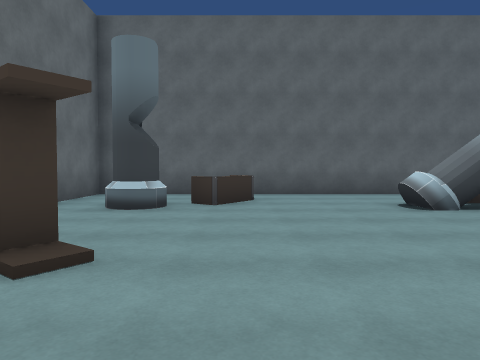
view 1 (above)

20 first-person views from a walk through a 3-D level made in the Unity game engine. The camera is 1.3 m above the floor, tilts 2° down and sees 70° across. The floor is counted in squares, 2 m on a side. Each view is taken from the middle of a square. On the plan, view 1 faces up. The plan holds only what a view shows up to about 10 squares ahead; the rest is blank. The player character is not drawn.

view 2
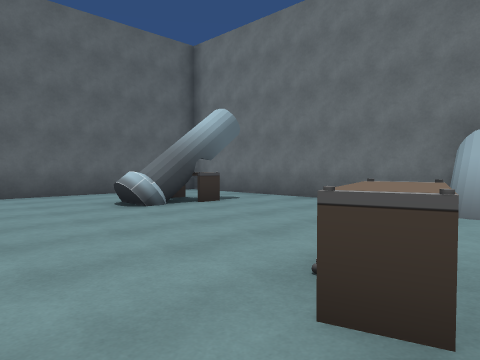

view 3
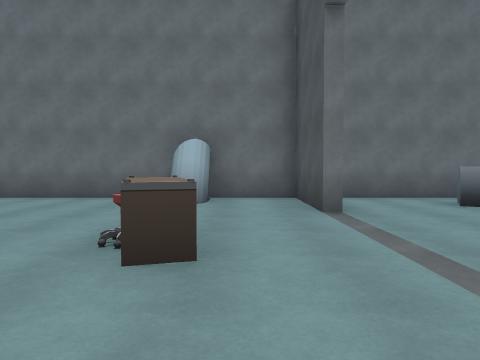

view 4
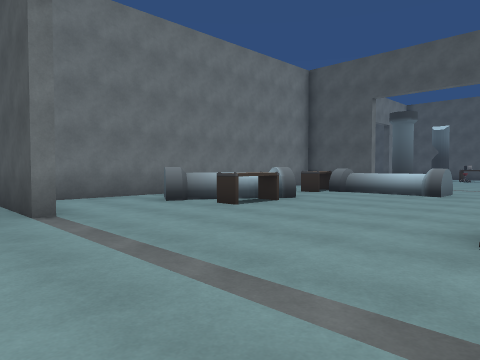

view 5
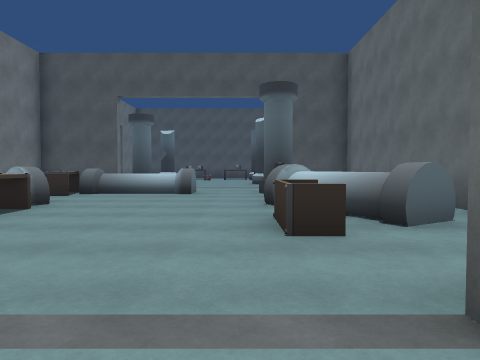

view 6
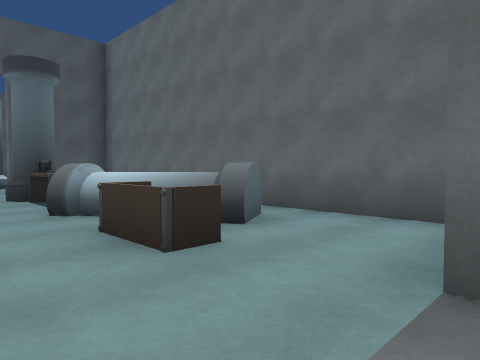

view 7
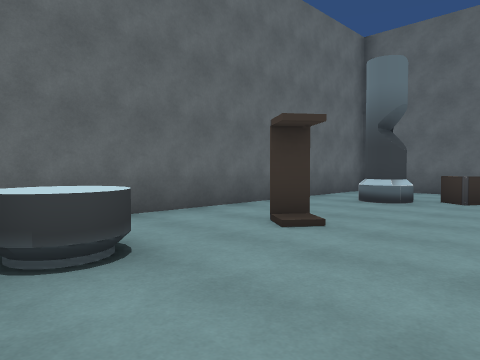

view 8
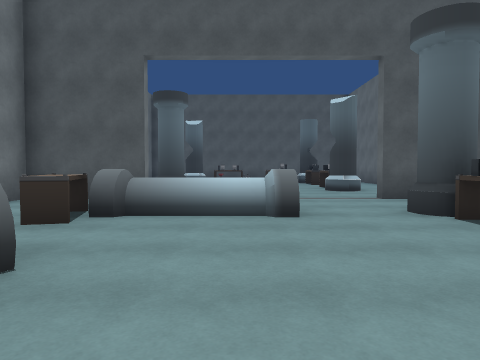

view 9
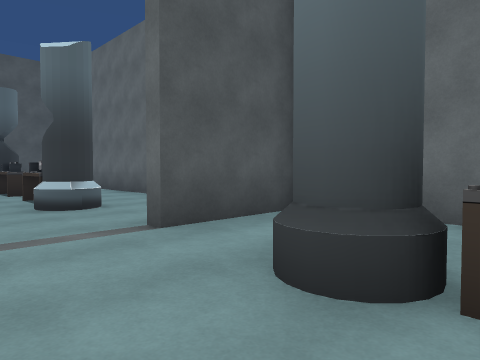

view 10
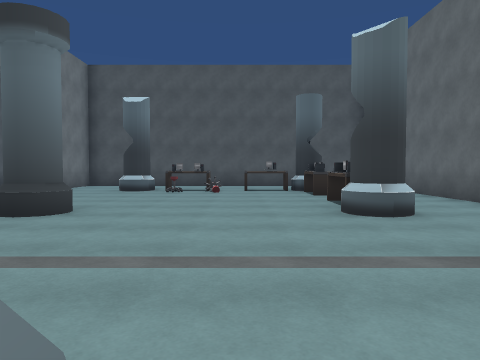

view 11
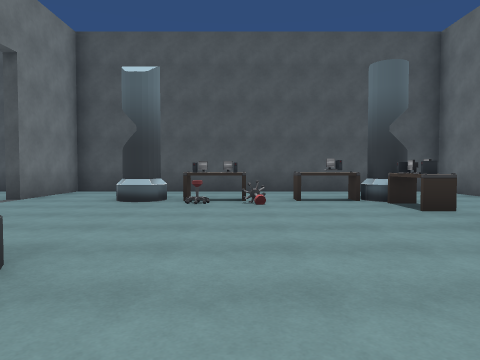

view 12
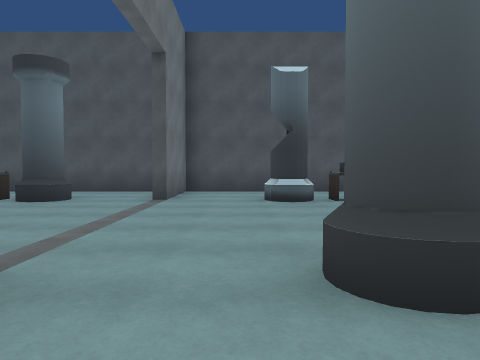

view 13
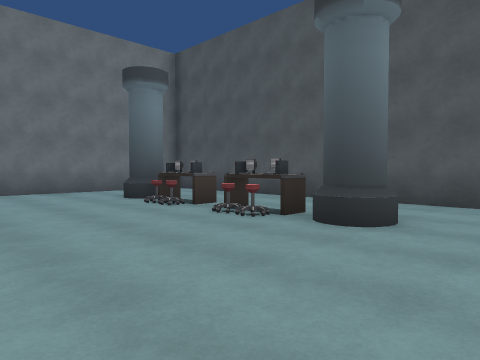

view 14
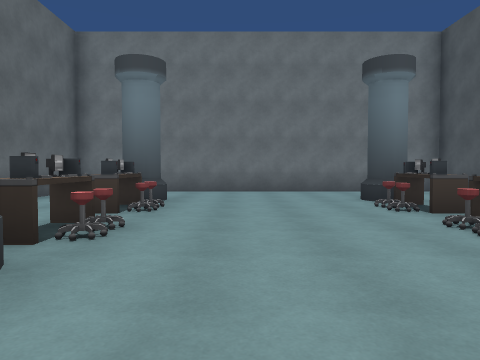

view 15
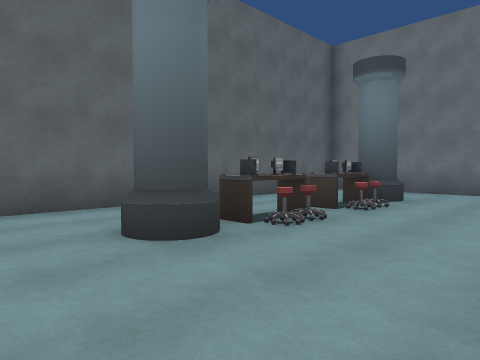

view 16
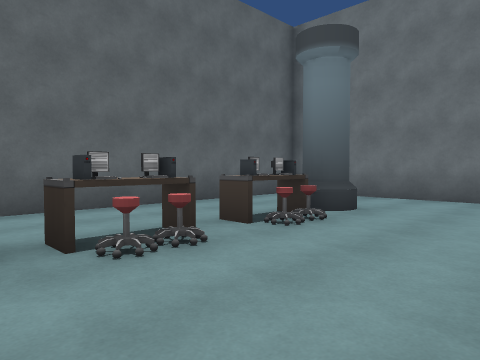

view 17
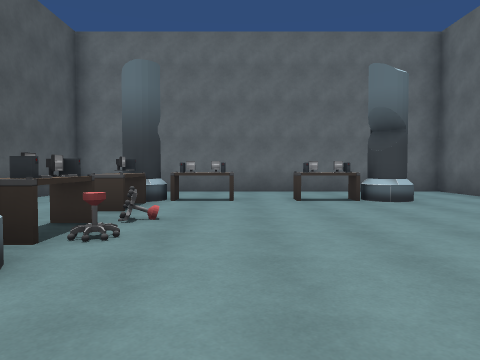

view 18
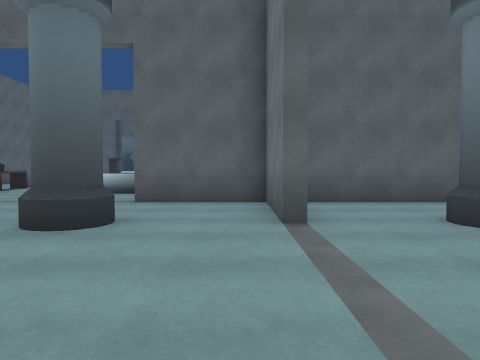

view 19
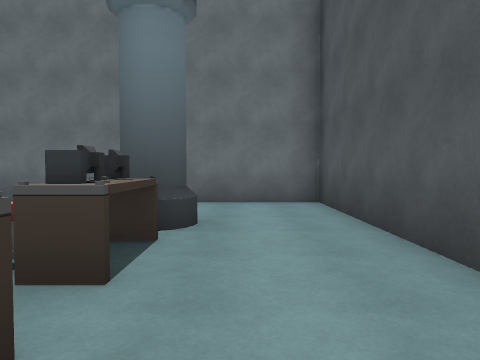

view 20
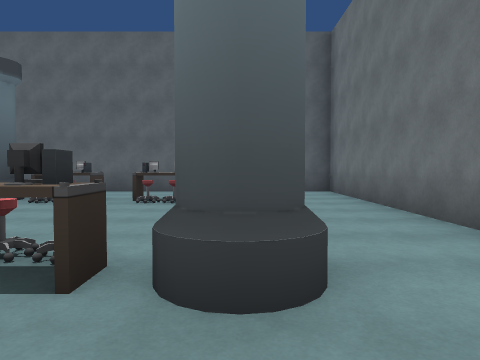

### Floor plan
Points are (right, up) in squares from view 1. A wall is a line through its corners. A room is listed if a view was taken in it or the views show most of it. See-through windows are left out.
Room 1 (views 1, 2, 3, 4, 5, 6, 7, 8, 9, 10, 11, 12, 13, 14, 15, 16, 17, 18, 19, 20)
walls: (4, -11.2) (6.5, -11.2) (6.5, -9.2); (6.5, -6.8) (6.5, -2.2); (6.5, -14) (6.5, -11.5) (4, -11.5); (-1.8, -11.5) (-3.5, -11.5) (-3.5, -21.5) (6.5, -21.5) (6.5, -19) (6.9, -19); (4, -1.6) (4, -1.2) (6.5, -1.2) (6.5, 7.8); (-3.4, -11.2) (-1, -11.2); (-3.5, -2) (-3.5, -10.8); (7.4, -21.5) (16.5, -21.5) (16.5, -11.5) (7.2, -11.5); (5.1, 8.5) (-3.5, 8.5) (-3.5, -0.2)
objects: other object (-2, -6) to (-1, -4); other object (-2, 0); other object (-2, 2); other object (-2, 6) to (-1, 6); other object (-1, -19); other object (-1, -18); other object (-1, -15); other object (-1, -14); other object (-1, -9); other object (-1, -8); other object (-1, -4) to (0, -3); other object (0, -19); other object (0, 6) to (0, 7); other object (2, -19) to (3, -19); other object (2, -18); other object (2, -9) to (3, -9); other object (2, 1); other object (2, 2); other object (3, -18); other object (3, 6); other object (4, -19); other object (4, -14); other object (4, -9) to (4, -8); other object (4, -6) to (5, -4); other object (4, -5); other object (4, 6); other object (6, 1); other object (9, -19); other object (9, -14); other object (10, -19); other object (10, -14); other object (11, -19); other object (11, -14); other object (12, -19); other object (12, -14); other object (13, -19); other object (13, -14); other object (14, -19); other object (14, -14)

Positions as (right, up) in squares from view 1, and headings:
1: (0, 0), facing up
2: (0, 0), facing up-right
3: (-1, 0), facing right
4: (-1, 0), facing down-right
5: (0, 0), facing down
6: (1, -1), facing down-left
7: (1, -1), facing up-left
8: (2, -4), facing down
9: (1, -8), facing down-left
10: (1, -9), facing down
11: (2, -12), facing down
12: (5, -12), facing down
13: (7, -15), facing down-right
14: (7, -16), facing right
15: (7, -17), facing up-right
16: (9, -17), facing up-right
17: (6, -17), facing left
18: (6, -18), facing up
19: (10, -20), facing right
20: (14, -21), facing up
